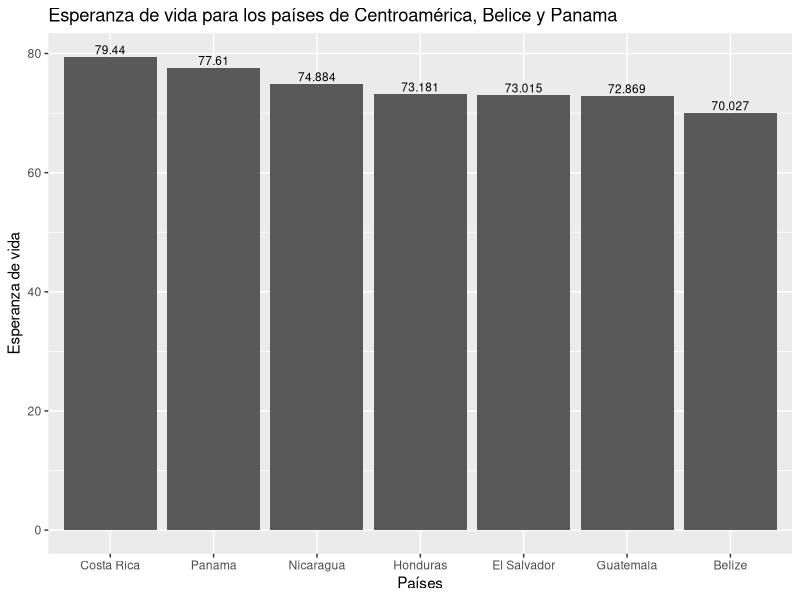
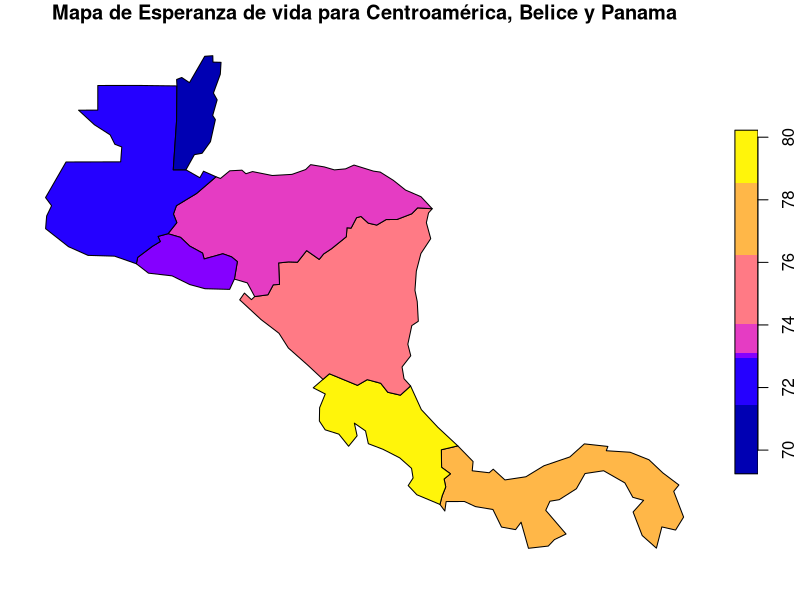
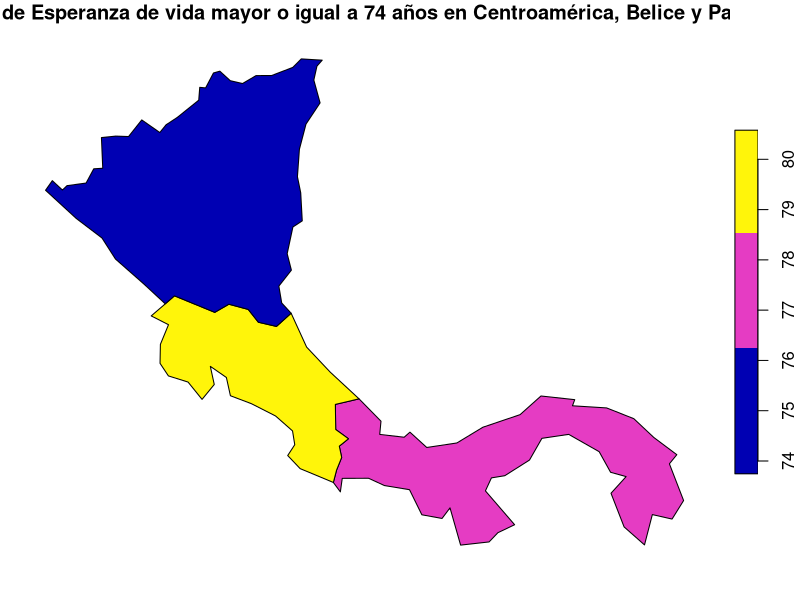

The R script that drew these images, in order:
## ---- chunk 1
knitr::opts_chunk$set(echo = TRUE)
## ---- chunk 2
# Paquete para generación de documentos (ej. HTML)
#library(knitr)

# Paquete para formateo de tablas
library(kableExtra)

# Paquete de graficación
library(ggplot2)

# Paquete de manejo de datos geoespaciales vectoriales
library(sf)

# Paquete con conjuntos de datos geoespaciales
library(spData)
## ---- chunk 3
names(world)
## ---- chunk 4
kable(
  world[1:10, 1:5, drop = TRUE], 
  caption="Datos demográficos de los países del mundo"
)
## ---- chunk 5
kable(
  world[1:10, c("name_long","continent","pop","lifeExp","gdpPercap"), drop = TRUE], 
  col.names=c("País","Continente","Población","Esperanza de vida","Renta per cápita"),  
  caption="Datos demográficos de los países del mundo"
)
## ---- chunk 6
# Se extraen las observaciones ordenadas por orden alfabético de país
world.orden <- order(world$name_long)

# Se genera un nuevo data frame ordenado
world.ordenadoxpais <- world[world.orden,]

# Se formatea la tabla con el nuevo data frame
kable(
  world.ordenadoxpais[, c("name_long","continent","pop","lifeExp","gdpPercap"), drop = TRUE], 
  col.names=c("País","Continente","Población","Esperanza de vida","Renta per cápita"),  
  caption="Datos demográficos de los países del mundo"
) %>%
kable_styling() %>%
scroll_box(
  width = "800px", 
  height = "500px", 
  fixed_thead = TRUE
)
## ---- chunk 7
# Se extraen las observaciones correspondientes a los países de Centroamérica
centro_america = world[world$name_long == "Belize" |
                       world$name_long == "Guatemala" |
                       world$name_long == "Honduras" |
                       world$name_long == "El Salvador" |
                       world$name_long == "Nicaragua" |
                       world$name_long == "Costa Rica" |
                       world$name_long == "Panama"
                       , ]

# Se formatea la tabla con el nuevo data frame
kable(
  centro_america[, c("name_long","continent","pop","lifeExp","gdpPercap"), drop = TRUE], 
  col.names=c("País","Continente","Población","Esperanza de vida","Renta per cápita"),  
  caption="Datos demográficos de los países de Centroamérica"
) %>%
kable_styling()
## ---- chunk 8
ggplot(centro_america, aes(x=reorder(name_long, -lifeExp), y=lifeExp)) +
  ggtitle("Esperanza de vida para los países de Centroamérica, Belice y Panama") +
  xlab("Países") + 
  ylab("Esperanza de vida") +  
  geom_col() +
  geom_text(aes(label=lifeExp), vjust=-0.3, size=3.0)
## ---- chunk 9
plot(centro_america["lifeExp"], main= "Mapa de Esperanza de vida para Centroamérica, Belice y Panama")
## ---- chunk 10
centro_america_expvida =world[(world$name_long == "Belize" |
                       world$name_long == "Guatemala" |
                       world$name_long == "Honduras" |
                       world$name_long == "El Salvador" |
                       world$name_long == "Nicaragua" |
                       world$name_long == "Costa Rica" |
                       world$name_long == "Panama") 
                       & world$lifeExp >= 74 , ]
plot(centro_america_expvida["lifeExp"], main= "Mapa de Esperanza de vida mayor o igual a 74 años en Centroamérica, Belice y Panama")
